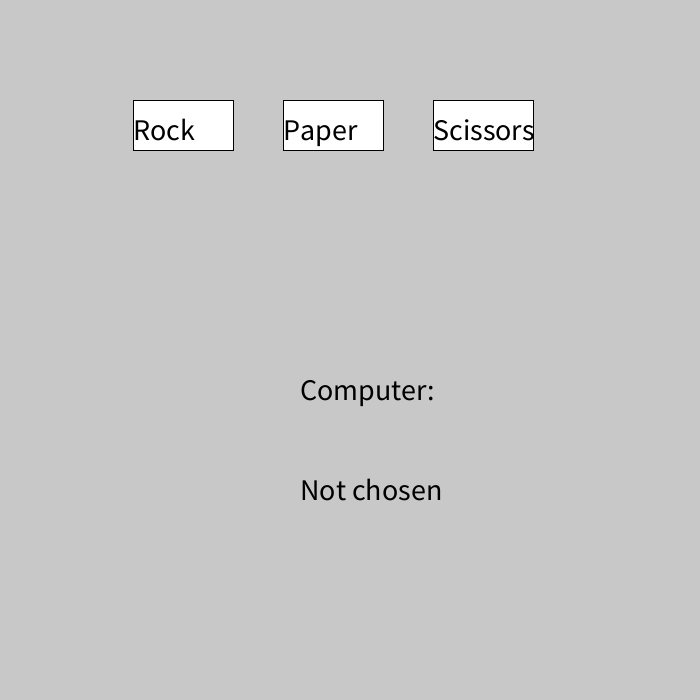
Frame 1 (no input)
Frame 60 (the mouse pressed at the canvas centre just before this capture): identical to frame 1, image omitted
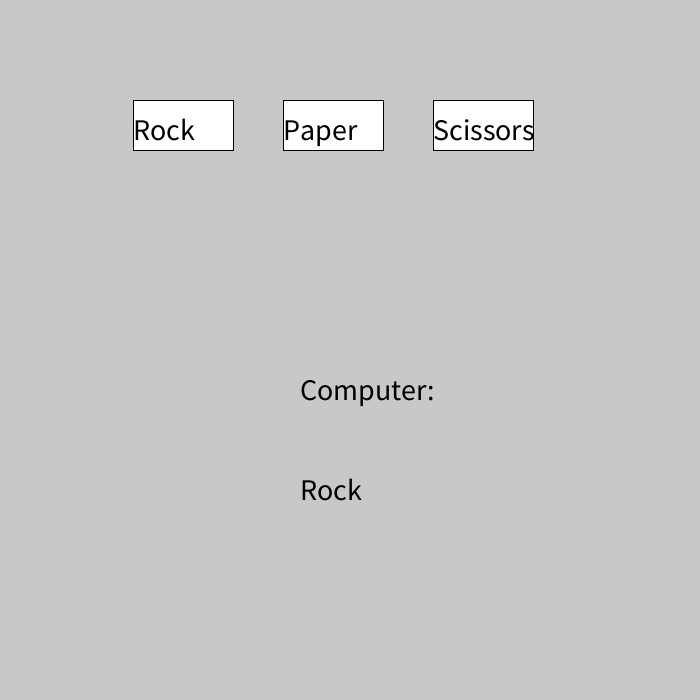
Frame 120 (the mouse held since frame 60 and released just before this capture)

The Processing sketch that drew these frames (run headless with seeded random() and noise(); from frame 60 on, the mouse is pressed at the canvas centre):

// Processing sketch: Rock_paper_scissors
// ── Rock_paper_scissors.pde
int rand;
String userChoice = "Not chosen";
String computerChoice = "Not chosen";
void setup() {
  size(700, 700);
  textSize(30);
}

void draw() {
  background(200);
  fill(255);
  if (userChoice == "Rock") {
    fill(0, 255, 255);
  }
  rect(width / 3 - 100, 100, 100, 50);
  fill(255);
  if (userChoice == "Paper") {
    fill(0, 0, 255);
  }
  rect(width / 3 + 50, 100, 100, 50);


  fill(255);
  if (userChoice == "Scissors") {
    fill(0, 100, 200);
  }
  rect(width / 3 + 200, 100, 100, 50);
  fill(0);
  text("Rock", width / 3 - 100, 140);
  text("Paper", width / 3 + 50, 140);
  text("Scissors", width / 3 + 200, 140);

  text("Computer:", 300, 400);
  text(computerChoice, 300, 500);
  
  fill(0,200,0);

  if (userChoice == "Rock" && computerChoice == "Scissors") {
    text("YOU WIN!", 300, 200);
  }
  if (userChoice == "Paper" && computerChoice == "Rock") {
    text("YOU WIN!", 300, 200);
  }
  if (userChoice == "Scissors" && computerChoice == "Paper") {
    text("YOU WIN!", 300, 200);
  }
  
  fill(200,0,0);
  
  if (userChoice == "Scissors" && computerChoice == "Rock") {
    text("You lose :(", 250, 200);
  }
  if (userChoice == "Rock" && computerChoice == "Paper") {
    text("You lose :(", 250, 200);
  }
  if (userChoice == "Paper" && computerChoice == "Scissors") {
    text("You lose :(", 250, 200);
  }
  fill(100,100,100);

  if (userChoice == "Rock" && computerChoice == "Rock") {
    text("It's a tie! Try Again.", 250, 200);
  }
  if (userChoice == "Scissors" && computerChoice == "Scissors") {
    text("It's a tie! Try Again.", 250, 200);
  }
  if (userChoice == "Paper" && computerChoice == "Paper") {
    text("It's a tie! Try Again.", 250, 200);
  }
}

void mousePressed() {
  if (mouseX > width /3 - 100 &&
    mouseX < width / 3 &&
    mouseY > 100 &&
    mouseY < 150) {
    userChoice = "Rock";
    rand = (int) random(3);
  } else if (
    mouseX > width / 3 + 50 &&
    mouseX < width / 3 + 150 &&
    mouseY > 100 &&
    mouseY < 150) {
    userChoice = "Paper";
    rand = (int) random(3);
  } else if (
    mouseX > width / 3 + 200 &&
    mouseX < width / 3 + 300 &&
    mouseY >100 &&
    mouseY < 150) {
    userChoice = "Scissors";
    rand = (int) random(3);
  } else {
    userChoice = "Not Chosen";
  }
  println(rand);
  println(userChoice);
  if (rand == 0) {
    computerChoice = "Rock";
  } else if (rand == 1) {
    computerChoice = "Paper";
  } else if (rand == 2 ) {
    computerChoice = "Scissors";
  } else {
    computerChoice = "Not Chosen";
  }
}
